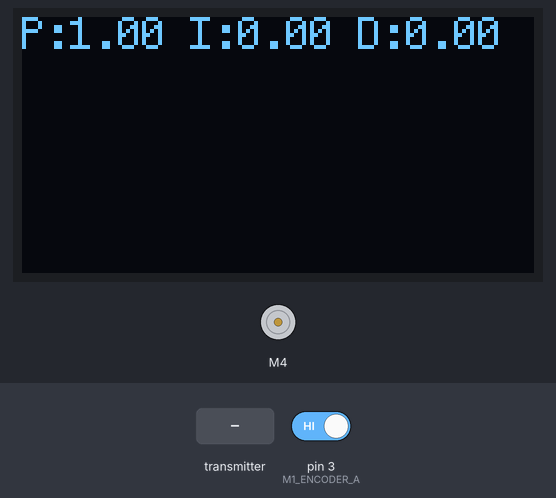
Recording of a sketch running on a simulated Arduino Uno, built with avr-gcc and run on an emulated ATmega328P. Parts: 128×64 one-colour display, DC motor (green arrow = forward, orange = backward, longer = faster). Inputs (shaded band) come from the test bench; at power-on: pin 3 (M1_ENCODER_A) HIGH. No radio packets arrive unless stated; what the sketch prints to the serial monitor is not drawn.

Above: at 1.2 s.
1.3 s: the transmitter starts sending ch1 = 256
At 2.5 s:
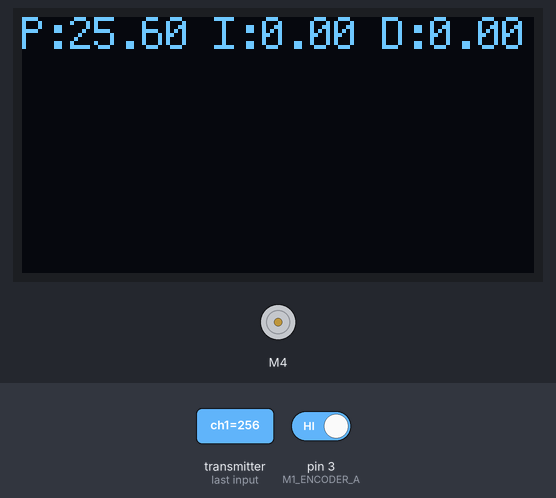
2.8 s: the transmitter starts sending ch2 = 256
At 3.8 s:
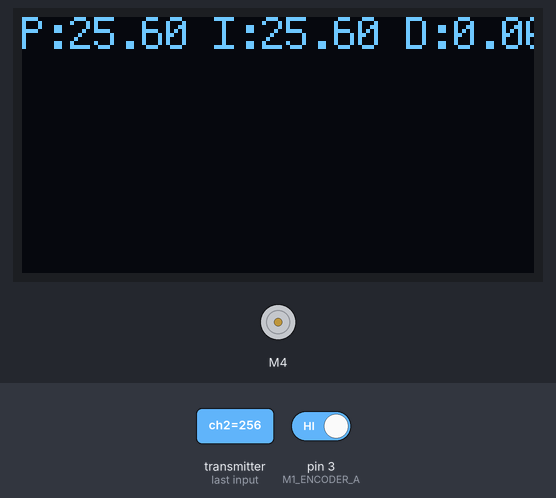
4.4 s: the transmitter starts sending ch3 = 256
At 5.6 s:
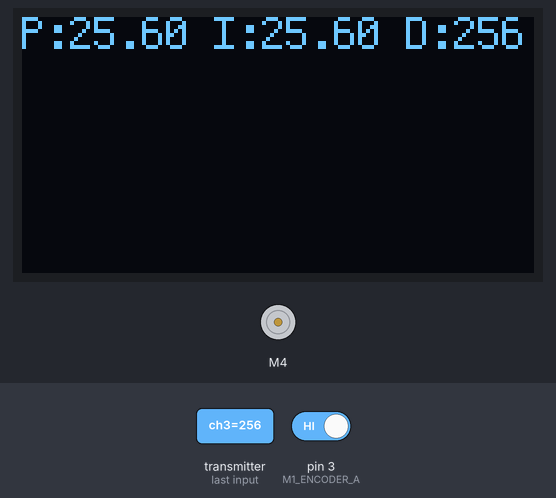
5.9 s: the transmitter starts sending ch1 = 0
At 7.2 s:
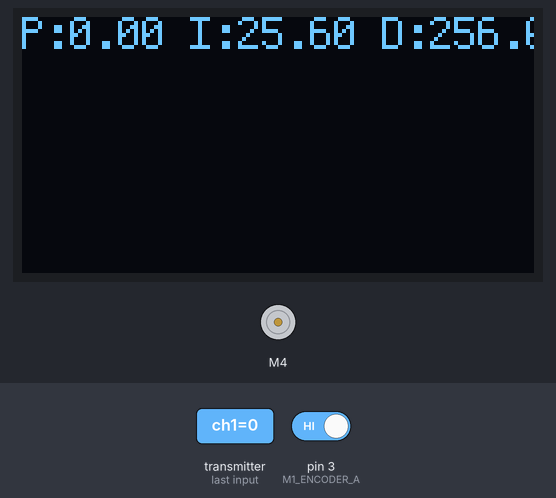
7.5 s: the transmitter starts sending ch2 = 0
At 8.2 s:
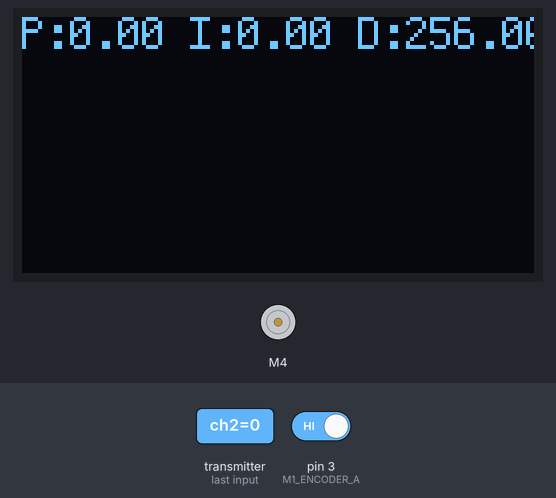
9.1 s: the transmitter starts sending ch3 = 0
At 9.4 s:
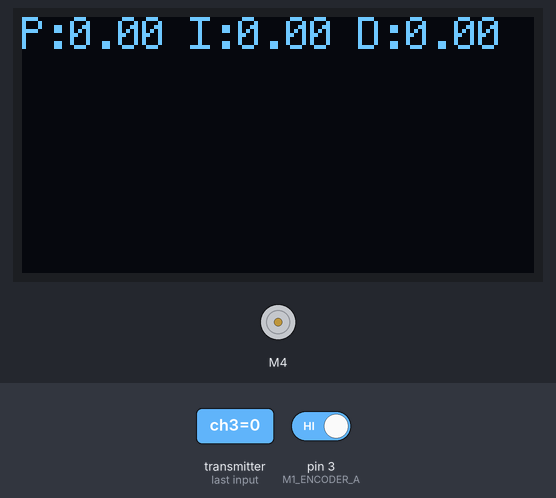
Timing chart, 0 to 11.6 s (numbered marks = the images above; inputs shaded):
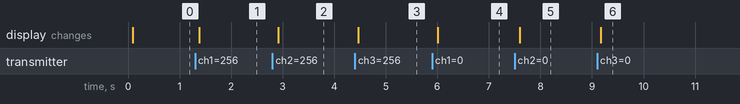

The sketch:

motor-pid-speed.ino
```cpp
#include <SPI.h>
#include <nRF24L01.h>
#include <RF24.h>

#include <PIDController.h>
#include <L298N.h>

#include <U8g2lib.h>

#define RATE 20 // 1000/20 = 50 time per seconde

U8G2_SSD1306_128X64_NONAME_1_HW_I2C u8g2(U8G2_R0, U8X8_PIN_NONE);

RF24 radio(9, 10); // CE, CSN

struct package {
  int type;   // 0
  int ch1;    // P
  int ch2;    // I
  int ch3;    // D
} remPackage;

const byte addresses[6] = "00001";
uint32_t timeoutTimer = 0;
bool recievedData = false;

/* MOTOR */
#define M1_ENA 5
#define M1_IN1 4
#define M1_IN2 7

#define M2_IN3 8
#define M2_IN4 15
#define M2_ENB 6

#define M1_ENCODER_A 3
#define M1_ENCODER_B 17

#define M2_ENCODER_A 2
#define M2_ENCODER_B 14

L298N m1(M1_ENA, M1_IN1, M1_IN2);

//Define Variables we'll be connecting to
double Setpoint, Input, Output;
float Kp = 1;
float Ki = 0;
float Kd = 0;

volatile long int encoder_pos = 0;
PIDController pos_pid;
PIDController speed_pid;
long int last_encoder_pos = 0;
long int last_millis = 0;
int motor_value = 255;

int motor_min = 70;

unsigned int integerValue = 0;
char incomingByte;

void encoder(){
  if (digitalRead(M1_ENCODER_B) == HIGH) {
    encoder_pos++;
  } else {
    encoder_pos--;
  }
}

void MotorClockwise(int power){
  if(power > 100){
  digitalWrite(M1_IN1, HIGH);
  digitalWrite(M1_IN2, LOW);
  analogWrite(M1_ENA, power);
  }else{
    digitalWrite(M1_IN1, LOW);
    digitalWrite(M1_IN2, LOW);
  }
}

void MotorCounterClockwise(int power){
  if(power > 100){
  digitalWrite(M1_IN2, HIGH);
  digitalWrite(M1_IN1, LOW);
  analogWrite(M1_ENA, power);

  }else{
    digitalWrite(M1_IN2, LOW);
    digitalWrite(M1_IN1, LOW);
  }
}

void drawScreen(void) {

  u8g2.clearBuffer();

    u8g2.setFont(u8g2_font_profont12_tr);
    int offset = 0;

    u8g2.setCursor(0,offset+8);
    u8g2.print("P:");
    u8g2.print(Kp);
    u8g2.print(" I:");
    u8g2.print(Ki);
    u8g2.print(" D:");
    u8g2.print(Kd);

    offset += 13;

  u8g2.sendBuffer();
}

void setup(void) {
  Serial.begin(115200);
  Serial.println("Start");

  attachInterrupt(digitalPinToInterrupt(M1_ENCODER_A), encoder, RISING);

  u8g2.begin();

  pinMode(M1_ENA, OUTPUT);
  pinMode(M1_IN1, OUTPUT);
  pinMode(M1_IN2, OUTPUT);

  pinMode(M1_ENCODER_A, INPUT);
  pinMode(M1_ENCODER_B, INPUT);

  m1.setSpeed(0);
  m1.stop();

  radio.begin();
  radio.openReadingPipe(1, addresses);
  radio.setPALevel(RF24_PA_LOW);
  radio.startListening();

  //turn the PID on
  speed_pid.begin();
  speed_pid.tune(10, 0, 100);
  speed_pid.limit(-255, 255);
  speed_pid.setpoint(0);
}

void loop(void) {

  while (radio.available())
  {
    // Read and store the received package
    radio.read( &remPackage, sizeof(remPackage) );
    //DEBUG_PRINT( uint64ToAddress(pipe) + " - New package: '" + (String)remPackage.type + "-" + (String)remPackage.ch1 + "-" + (String)remPackage.ch2 + "-" + (String)remPackage.ch3 + "-" + (String)remPackage.ch4 + "-" + (String)remPackage.ch5 + "-" + (String)remPackage.ch6 + "-" + (String)remPackage.ch7 + "'" );

    if( remPackage.type <= 2 ){
      timeoutTimer = millis();
      recievedData = true;
    }
  }

  if (recievedData == true) {
    Kp = (float)remPackage.ch1 / 10;
    Ki = (float)remPackage.ch2 / 10;
    Kd = (float)remPackage.ch3;

    speed_pid.tune(Kp, Ki, Kd);
  }

  if (Serial.available() > 0) {
    integerValue = 0;
    while(1) {
      incomingByte = Serial.read();
      if (incomingByte == '\n') break;
      if (incomingByte == -1) continue;
      integerValue *= 10;
      integerValue = ((incomingByte - 48) + integerValue);
      speed_pid.setpoint(integerValue);
    }
  }

  int rpm_speed = (((float)encoder_pos - (float)last_encoder_pos) / 374.0) *60.0 * (1000/(millis()-last_millis));
  int motor_value = speed_pid.compute(rpm_speed);

  Serial.print(integerValue);
  Serial.print(", ");
  Serial.print(rpm_speed);
  Serial.print(", ");
  Serial.println(motor_value);

//  if (motor_value > 0) {
//    if (motor_value > motor_min) {
//      m1.backward();
//      m1.setSpeed(motor_value);
//    }
//    else {
//      m1.stop();
//      m1.setSpeed(0);
//    }
//  }
//  else {
//    if (abs(motor_value) > motor_min) {
//      m1.forward();
//      m1.setSpeed(abs(motor_value));
//    }
//    else {
//      m1.stop();
//      m1.setSpeed(0);
//    }
//  }

  if(motor_value > 0){
    MotorCounterClockwise(motor_value);
  }else{
    MotorClockwise(abs(motor_value));
  }

  last_encoder_pos = encoder_pos;
  last_millis = millis();

  drawScreen();

  //Serial.println(encoder_pos);
  delay(10);
}
```

Measured:
- after the input at 1.3 s, the display: changes after 0.08 s (image 1)
- after the input at 2.8 s, the display: changes after 0.11 s (image 2)
- after the input at 4.4 s, the display: changes after 0.07 s (image 3)
- after the input at 5.9 s, the display: changes after 0.11 s (image 4)
- after the input at 7.5 s, the display: changes after 0.10 s (image 5)
- after the input at 9.1 s, the display: changes after 0.07 s (image 6)
